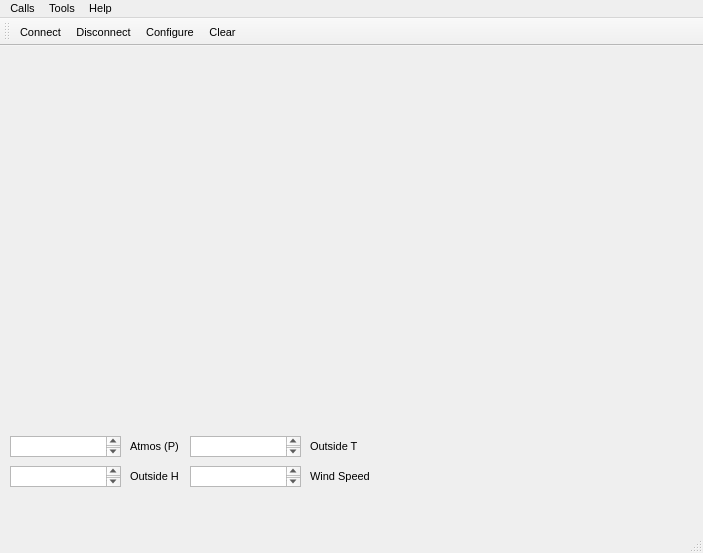
<?xml version="1.0" encoding="UTF-8"?>
<ui version="4.0">
 <class>TerminalMainWindow</class>
 <widget class="QMainWindow" name="TerminalMainWindow">
  <property name="geometry">
   <rect>
    <x>0</x>
    <y>0</y>
    <width>703</width>
    <height>553</height>
   </rect>
  </property>
  <property name="font">
   <font>
    <pointsize>8</pointsize>
    <underline>false</underline>
   </font>
  </property>
  <property name="windowTitle">
   <string>Simple Terminal</string>
  </property>
  <widget class="QWidget" name="centralWidget">
   <widget class="QLabel" name="atmosLabel">
    <property name="geometry">
     <rect>
      <x>130</x>
      <y>390</y>
      <width>51</width>
      <height>21</height>
     </rect>
    </property>
    <property name="text">
     <string>Atmos (P)</string>
    </property>
   </widget>
   <widget class="QPlainTextEdit" name="AtmosTextBox">
    <property name="geometry">
     <rect>
      <x>10</x>
      <y>390</y>
      <width>111</width>
      <height>21</height>
     </rect>
    </property>
   </widget>
   <widget class="QPlainTextEdit" name="OutsideHTextBox">
    <property name="geometry">
     <rect>
      <x>10</x>
      <y>420</y>
      <width>111</width>
      <height>21</height>
     </rect>
    </property>
   </widget>
   <widget class="QPlainTextEdit" name="WindTextBox">
    <property name="geometry">
     <rect>
      <x>190</x>
      <y>420</y>
      <width>111</width>
      <height>21</height>
     </rect>
    </property>
   </widget>
   <widget class="QPlainTextEdit" name="OutsideTTextBox">
    <property name="geometry">
     <rect>
      <x>190</x>
      <y>390</y>
      <width>111</width>
      <height>21</height>
     </rect>
    </property>
   </widget>
   <widget class="QLabel" name="outsideH_Label">
    <property name="geometry">
     <rect>
      <x>130</x>
      <y>420</y>
      <width>51</width>
      <height>21</height>
     </rect>
    </property>
    <property name="text">
     <string>Outside H</string>
    </property>
   </widget>
   <widget class="QLabel" name="outsideT_Label">
    <property name="geometry">
     <rect>
      <x>310</x>
      <y>390</y>
      <width>51</width>
      <height>21</height>
     </rect>
    </property>
    <property name="text">
     <string>Outside T</string>
    </property>
   </widget>
   <widget class="QLabel" name="windLabel">
    <property name="geometry">
     <rect>
      <x>310</x>
      <y>420</y>
      <width>61</width>
      <height>21</height>
     </rect>
    </property>
    <property name="text">
     <string>Wind Speed</string>
    </property>
   </widget>
  </widget>
  <widget class="QMenuBar" name="menuBar">
   <property name="geometry">
    <rect>
     <x>0</x>
     <y>0</y>
     <width>703</width>
     <height>21</height>
    </rect>
   </property>
   <widget class="QMenu" name="menuCalls">
    <property name="title">
     <string>Calls</string>
    </property>
    <addaction name="actionConnect"/>
    <addaction name="actionDisconnect"/>
    <addaction name="separator"/>
    <addaction name="actionQuit"/>
   </widget>
   <widget class="QMenu" name="menuTools">
    <property name="title">
     <string>Tools</string>
    </property>
    <addaction name="actionConfigure"/>
    <addaction name="actionClear"/>
   </widget>
   <widget class="QMenu" name="menuHelp">
    <property name="title">
     <string>Help</string>
    </property>
    <addaction name="actionAbout"/>
    <addaction name="actionAboutQt"/>
   </widget>
   <addaction name="menuCalls"/>
   <addaction name="menuTools"/>
   <addaction name="menuHelp"/>
  </widget>
  <widget class="QToolBar" name="mainToolBar">
   <attribute name="toolBarArea">
    <enum>TopToolBarArea</enum>
   </attribute>
   <attribute name="toolBarBreak">
    <bool>false</bool>
   </attribute>
   <addaction name="actionConnect"/>
   <addaction name="actionDisconnect"/>
   <addaction name="actionConfigure"/>
   <addaction name="actionClear"/>
  </widget>
  <widget class="QStatusBar" name="statusBar"/>
  <action name="actionAbout">
   <property name="text">
    <string>&amp;About</string>
   </property>
   <property name="toolTip">
    <string>About program</string>
   </property>
   <property name="shortcut">
    <string>Alt+A</string>
   </property>
  </action>
  <action name="actionAboutQt">
   <property name="text">
    <string>About Qt</string>
   </property>
  </action>
  <action name="actionConnect">
   <property name="icon">
    <iconset>
     <normaloff>../images/connect.png</normaloff>../images/connect.png</iconset>
   </property>
   <property name="text">
    <string>C&amp;onnect</string>
   </property>
   <property name="toolTip">
    <string>Connect to serial port</string>
   </property>
   <property name="shortcut">
    <string>Ctrl+O</string>
   </property>
  </action>
  <action name="actionDisconnect">
   <property name="icon">
    <iconset>
     <normaloff>../images/disconnect.png</normaloff>../images/disconnect.png</iconset>
   </property>
   <property name="text">
    <string>&amp;Disconnect</string>
   </property>
   <property name="toolTip">
    <string>Disconnect from serial port</string>
   </property>
   <property name="shortcut">
    <string>Ctrl+D</string>
   </property>
  </action>
  <action name="actionConfigure">
   <property name="icon">
    <iconset>
     <normaloff>../images/settings.png</normaloff>../images/settings.png</iconset>
   </property>
   <property name="text">
    <string>&amp;Configure</string>
   </property>
   <property name="toolTip">
    <string>Configure serial port</string>
   </property>
   <property name="shortcut">
    <string>Alt+C</string>
   </property>
  </action>
  <action name="actionClear">
   <property name="icon">
    <iconset>
     <normaloff>../images/clear.png</normaloff>../images/clear.png</iconset>
   </property>
   <property name="text">
    <string>C&amp;lear</string>
   </property>
   <property name="toolTip">
    <string>Clear data</string>
   </property>
   <property name="shortcut">
    <string>Alt+L</string>
   </property>
  </action>
  <action name="actionQuit">
   <property name="icon">
    <iconset>
     <normaloff>../images/application-exit.png</normaloff>../images/application-exit.png</iconset>
   </property>
   <property name="text">
    <string>&amp;Quit</string>
   </property>
   <property name="shortcut">
    <string>Ctrl+Q</string>
   </property>
  </action>
 </widget>
 <layoutdefault spacing="6" margin="11"/>
 <resources/>
 <connections/>
</ui>
